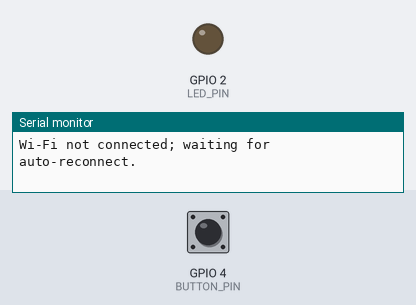
This sketch was run on a simulated ESP32. Shown: output pins drawn as LEDs (lit = HIGH), the last lines printed to the serial monitor. The test bench sets the inputs (shaded band); at power-on: GPIO 4 (BUTTON_PIN) HIGH. WiFi joins after 1.5 s; servers stay silent unless stated; random numbers use the default seed unless the sketch sets one; no MQTT or app messages arrive unless stated.

Above: at 0.1 s.
At 6.1 s:
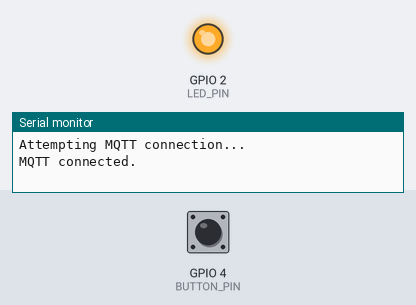
Timing chart, 0 to 7.6 s (numbered marks = the images above):
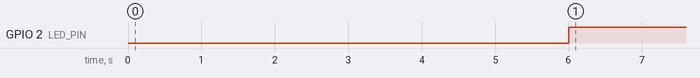

Measured:
- by itself, GPIO 2 (LED_PIN): LOW → HIGH at 6.0 s

The sketch:

FreeRTOS-ESP32Project.ino
```cpp
#include <WiFi.h>
#include <PubSubClient.h>

#define LED_PIN 2
#define BUTTON_PIN 4

constexpr UBaseType_t QUEUE_DEPTH = 5;
constexpr TickType_t SENSOR_PERIOD = pdMS_TO_TICKS(3000);
constexpr uint32_t WIFI_RETRY_MS = 5000;
constexpr uint32_t MQTT_RETRY_MIN_MS = 1000;
constexpr uint32_t MQTT_RETRY_MAX_MS = 30000;

const char* ssid = "YOUR_WIFI";
const char* password = "YOUR_PASS";
const char* mqtt_server = "broker.hivemq.com";

WiFiClient espClient;
PubSubClient client(espClient);

QueueHandle_t ledQueue = nullptr;
QueueHandle_t mqttQueue = nullptr;
SemaphoreHandle_t buttonSemaphore = nullptr;

volatile uint32_t ledQueueDrops = 0;
volatile uint32_t mqttQueueDrops = 0;
volatile uint32_t publishFailures = 0;

void IRAM_ATTR buttonISR() {
  BaseType_t higherPriorityTaskWoken = pdFALSE;
  if (buttonSemaphore != nullptr) {
    xSemaphoreGiveFromISR(buttonSemaphore, &higherPriorityTaskWoken);
  }
  if (higherPriorityTaskWoken == pdTRUE) {
    portYIELD_FROM_ISR();
  }
}

void callback(char* topic, byte* payload, unsigned int length) {
  // MQTT callback runs inside client.loop(), owned by MQTTTask.
  if (strcmp(topic, "esp32/led") != 0 || length > 3) {
    return;
  }

  char message[4] = {0};
  memcpy(message, payload, length);

  if (strcmp(message, "ON") == 0) {
    digitalWrite(LED_PIN, HIGH);
  } else if (strcmp(message, "OFF") == 0) {
    digitalWrite(LED_PIN, LOW);
  }
}

void SensorTask(void* pvParameters) {
  (void)pvParameters;

  for (;;) {
    const int value = random(20, 40);

    // Keep sampling responsive: never wait for a consumer.
    if (xQueueSend(ledQueue, &value, 0) != pdPASS) {
      ++ledQueueDrops;
    }

    // Drop the newest MQTT reading if the bounded queue is full.
    // Sampling continues even while Wi-Fi/MQTT is unavailable.
    if (xQueueSend(mqttQueue, &value, 0) != pdPASS) {
      ++mqttQueueDrops;
    }

    vTaskDelay(SENSOR_PERIOD);
  }
}

void LEDTask(void* pvParameters) {
  (void)pvParameters;
  int value = 0;

  for (;;) {
    // Timeout lets the task service the button even without sensor data.
    if (xQueueReceive(ledQueue, &value, pdMS_TO_TICKS(50)) == pdPASS) {
      if (value > 30) {
        digitalWrite(LED_PIN, HIGH);
      }
    }

    if (buttonSemaphore != nullptr &&
        xSemaphoreTake(buttonSemaphore, 0) == pdTRUE) {
      digitalWrite(LED_PIN, !digitalRead(LED_PIN));
    }
  }
}

void MQTTTask(void* pvParameters) {
  (void)pvParameters;

  WiFi.mode(WIFI_STA);
  WiFi.setAutoReconnect(true);
  WiFi.begin(ssid, password);

  client.setServer(mqtt_server, 1883);
  client.setCallback(callback);
  client.setSocketTimeout(3);

  uint32_t nextWifiLog = 0;
  uint32_t nextMqttAttempt = 0;
  uint32_t retryDelay = MQTT_RETRY_MIN_MS;

  for (;;) {
    const uint32_t now = millis();

    if (WiFi.status() != WL_CONNECTED) {
      if (static_cast<int32_t>(now - nextWifiLog) >= 0) {
        Serial.println("Wi-Fi not connected; waiting for auto-reconnect.");
        nextWifiLog = now + WIFI_RETRY_MS;
      }

      // Only this task touches the MQTT client. Wi-Fi recovery never
      // blocks SensorTask or LEDTask.
      vTaskDelay(pdMS_TO_TICKS(50));
      continue;
    }

    if (!client.connected()) {
      if (static_cast<int32_t>(now - nextMqttAttempt) >= 0) {
        Serial.println("Attempting MQTT connection...");

        if (client.connect("ESP32Client")) {
          client.subscribe("esp32/led");
          Serial.println("MQTT connected.");
          retryDelay = MQTT_RETRY_MIN_MS;
        } else {
          Serial.printf("MQTT connect failed, state=%d\n", client.state());
          nextMqttAttempt = now + retryDelay;
          retryDelay = (retryDelay >= MQTT_RETRY_MAX_MS / 2)
                           ? MQTT_RETRY_MAX_MS
                           : retryDelay * 2;
        }
      }

      vTaskDelay(pdMS_TO_TICKS(10));
      continue;
    }

    // All PubSubClient calls are confined to this task.
    client.loop();

    int value = 0;
    while (xQueueReceive(mqttQueue, &value, 0) == pdPASS) {
      char message[12];
      snprintf(message, sizeof(message), "%d", value);

      if (!client.publish("esp32/sensor", message)) {
        ++publishFailures;
        // This reading has been removed from the queue; record the failure
        // rather than retrying forever and blocking newer readings.
      }
    }

    vTaskDelay(pdMS_TO_TICKS(10));
  }
}

void setup() {
  Serial.begin(115200);
  pinMode(LED_PIN, OUTPUT);
  pinMode(BUTTON_PIN, INPUT_PULLUP);

  ledQueue = xQueueCreate(QUEUE_DEPTH, sizeof(int));
  mqttQueue = xQueueCreate(QUEUE_DEPTH, sizeof(int));
  buttonSemaphore = xSemaphoreCreateBinary();

  if (ledQueue == nullptr || mqttQueue == nullptr ||
      buttonSemaphore == nullptr) {
    Serial.println("FATAL: failed to allocate FreeRTOS queue/semaphore.");
    while (true) {
      delay(1000);
    }
  }

  attachInterrupt(digitalPinToInterrupt(BUTTON_PIN), buttonISR, FALLING);

  const BaseType_t sensorCreated =
      xTaskCreate(SensorTask, "Sensor", 2048, nullptr, 1, nullptr);
  const BaseType_t ledCreated =
      xTaskCreate(LEDTask, "LED", 2048, nullptr, 2, nullptr);
  const BaseType_t mqttCreated =
      xTaskCreate(MQTTTask, "MQTT", 4096, nullptr, 1, nullptr);

  if (sensorCreated != pdPASS || ledCreated != pdPASS ||
      mqttCreated != pdPASS) {
    Serial.println("FATAL: failed to create one or more FreeRTOS tasks.");
    while (true) {
      delay(1000);
    }
  }
}

void loop() {
  vTaskDelay(pdMS_TO_TICKS(1000));
}
```
